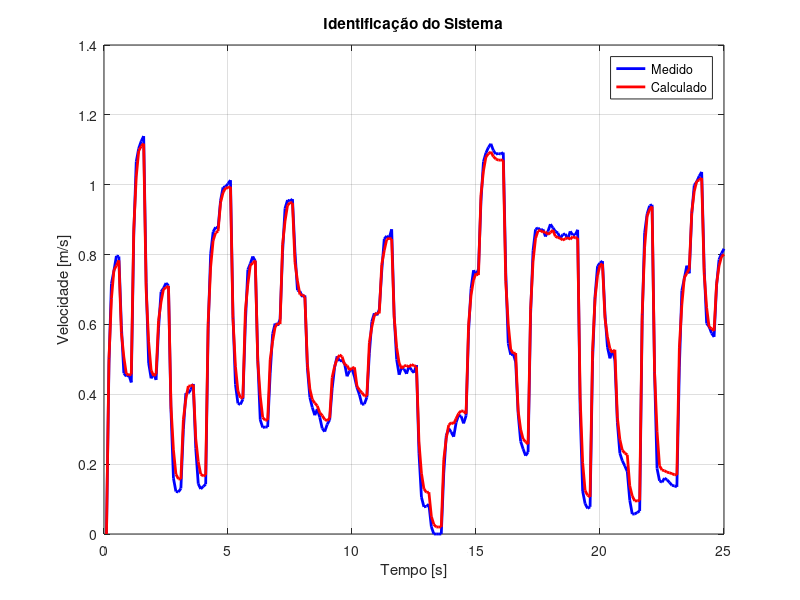

This figure's MATLAB source:
clc, clear, close all

data = load('t100a05');
pv = 900;
D = 0.042;
dT = 0.1;
dS = ((pi*D)/pv)/dT;

y = dS*data.d(:,3);
u = data.d(:,1);
N = length(y);

Y = y(2:N);
X = [y(1:N-1) u(1:N-1)];

theta = inv(X'*X)*X'*Y

yh = [0];
for i = 2:N
    yh(i) = theta(1) *  y(i - 1) + theta(2) * u(i-1); 
    
end

for i = 1:N
    MSE=sum((yh(i)-y(i))^2)/N;
end

% ------------ Plots -----------
figure()
subplot(1,1,1)
plot(data.dT, y, 'b', 'linewidth', 2)
hold on
plot(data.dT, yh, 'r','linewidth', 2)
hold on
grid on
title('Identificação do Sistema')
xlabel('Tempo [s]')
ylabel('Velocidade [m/s]')
legend('Medido','Calculado') 

% ----------- Validação ---------
data_t = load('t100a06');
y_t = dS*data_t.d(:,2);
u_t = data_t.d(:,1);

yh_t = [0];
for i = 2:N
    yh_t(i) = theta(1) *  y_t(i - 1) + theta(2) * u_t(i-1);   
    
end

for i = 1:N
    MSE_t=sum((yh_t(i)-y_t(i))^2)/N;
end